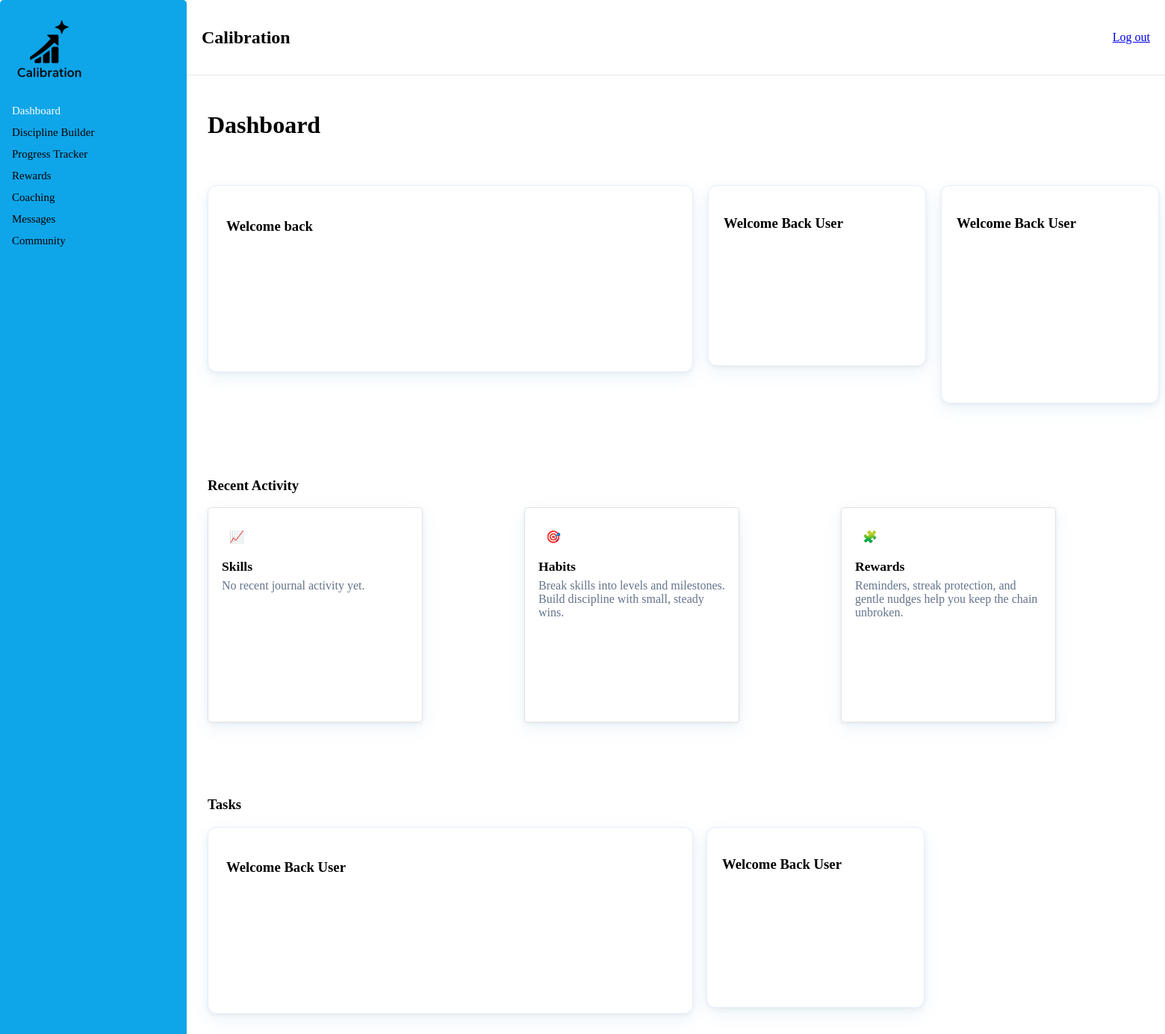
Before: /dashboard/ (signed in) with the older database file.
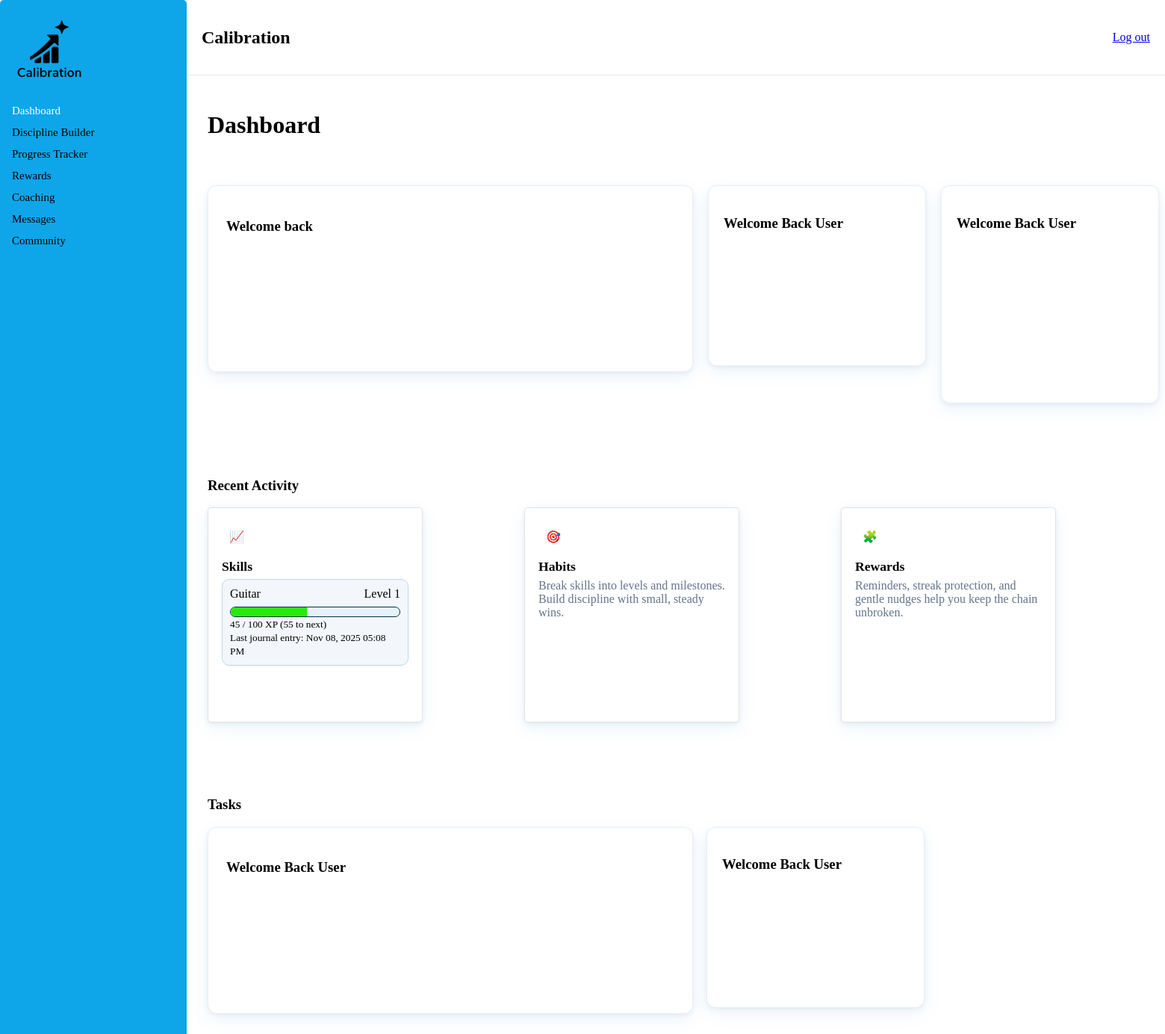
After: the same page with the newer database file.
### calibration_app/models.py (models this page shows, shortened)
class Skill(models.Model):
    account_user = models.ForeignKey(User, on_delete=models.CASCADE , null=True, blank=True)
    name = models.CharField(max_length=120)
    description = models.TextField(blank=True, null=True)
    level = models.PositiveIntegerField(default=1)
    created_at = models.DateTimeField(default=timezone.now)
    xp = models.PositiveIntegerField(default=0)
    def skill_progress_data(self):
        to_level_up = self.level * 100
        d = to_level_up or 1
        skill_progress_tracked = int(round((self.xp /d) * 100))
        left_over = max(0, (to_level_up - skill_progress_tracked))
        return { "to_level_up": to_level_up , "skill_progress_tracked": skill_progress_tracked, "left_over": left_over }

### calibration_app/views.py (the view)
# urls.py: path('dashboard/', DashboardView.as_view(), name='dashboard'),
class DashboardView(LoginRequiredMixin, TemplateView):
    template_name = 'dashboard.html'
    def get_context_data(self, **kwargs):
        context = super().get_context_data(**kwargs)
        latest_skills_t = (Skill.objects.filter(account_user=self.request.user, journal__account_user=self.request.user).annotate(latest_entry=Max('journal__date')).exclude(latest_entry=None).order_by('-latest_entry')[:2]  )
        temp = []
        for skill in latest_skills_t:
            data = skill.skill_progress_data()
            skill.skill_progress_tracked = data["skill_progress_tracked"]
            skill.to_level_up = data["to_level_up"]
            skill.left_over = data["left_over"]
            temp.append(skill)
        context['latest_skills'] = temp
        context['recent_habits'] = Habit.objects.filter(account_user=self.request.user).order_by('-created_at')[:5]
        context['recent_badges'] = User_Badge.objects.filter(account_user=self.request.user).order_by('-awarded_at')[:5]
        return context

### Templates/dashboard.html (shortened to what this page needs)
{% load static %}
<!doctype html>
<html lang="en">
<head>
</head>
<body>
  <section>
 <header>
    <h2>Calibration</h2>
    <div>
      <a class="btn btn-ghost" href="/accounts/logout/">Log out</a>
    </div>
  </header>
</section>
<nav class="sidebar">
 <div><img src="{% static 'calibrationapp/Picture1.png' %}" alt="Logo"></div>
 <a class="active" href="{% url 'dashboard' %}" >Dashboard</a>
 <a href="#dashbo3ard/">Discipline Builder</a>
 <a href="#dashb3oard/">Progress Tracker </a>
 <a href="#dashb3oard/">Rewards</a>
 <a href="#coaching">Coaching</a>
 <a href="#messages">Messages</a>
 <a href="#community">Community</a>
</nav>
  <div class="main">
<h1 class="text-2xl font-semibold mb-4">Dashboard</h1>
<section id="banner" class="section">
<div class="dashboard-grid">
  <article class="banner_box">
    <h3>Welcome back </h3>
</article>
  <article class="Ant_box">
    <h3>Welcome Back User</h3>
  </article>
  <article class="third_box long-rectangle">
    <h3>Welcome Back User</h3>
  </article>
</div>
</section>
<section id="features" class="section">
<h3> Recent Activity</h3>
<div class="grid cols-3">
        <article class="card">
          <div class="icon" aria-hidden="true">📈</div>
          <h3>Skills</h3>
          {% for x in latest_skills %}
          <div class="skill_item">
          <div class="skill_head">
          <span class="skill_name">{{ x.name }}</span>
          <span class="skill_level">Level {{ x.level }}</span>
          </div>
          <div class="skill_progress_bar">
          <div class="skill_progress_fill" style="width: {{ x.skill_progress_tracked }}%;"></div>
         </div>
         <small>{{ x.xp }} / {{ x.to_level_up}} XP ({{ x.left_over }} to next)</small><br>
         <small>Last journal entry: {{ x.latest_entry|date:"M d, Y h:i A" }}</small>
         </div>
         {% empty %}
         <p>No recent journal activity yet.</p>
          {% endfor %}
        </article>
        <article class="card">
          <div class="icon" aria-hidden="true">🎯</div>
          <h3>Habits</h3>
          <p>Break skills into levels and milestones. Build discipline with small, steady wins.</p>
        </article>
        <article class="card">
          <div class="icon" aria-hidden="true">🧩</div>
          <h3>Rewards</h3>
          <p>Reminders, streak protection, and gentle nudges help you keep the chain unbroken.</p>
        </article>
        </div>
        </section>
        <section id="banner" class="section">
        <h3>Tasks</h3>
        <div class="grid cols-2">
        <article class="banner_box">
        <h3>Welcome Back User</h3>
        </article>
        <article class="Ant_box">
         <h3>Welcome Back User</h3>
        </article>
        </div>
        </section>
    </div>
</body>
</html>

Changed rows visible on the page:
now on this page (row edited): Skill: name "Guitar", level "1", xp "45", to_level_up "100", left_over "55", latest_entry "Nov 08, 2025 05:08 PM"
Other visible differences:
text no longer shown: "No recent journal activity yet."
